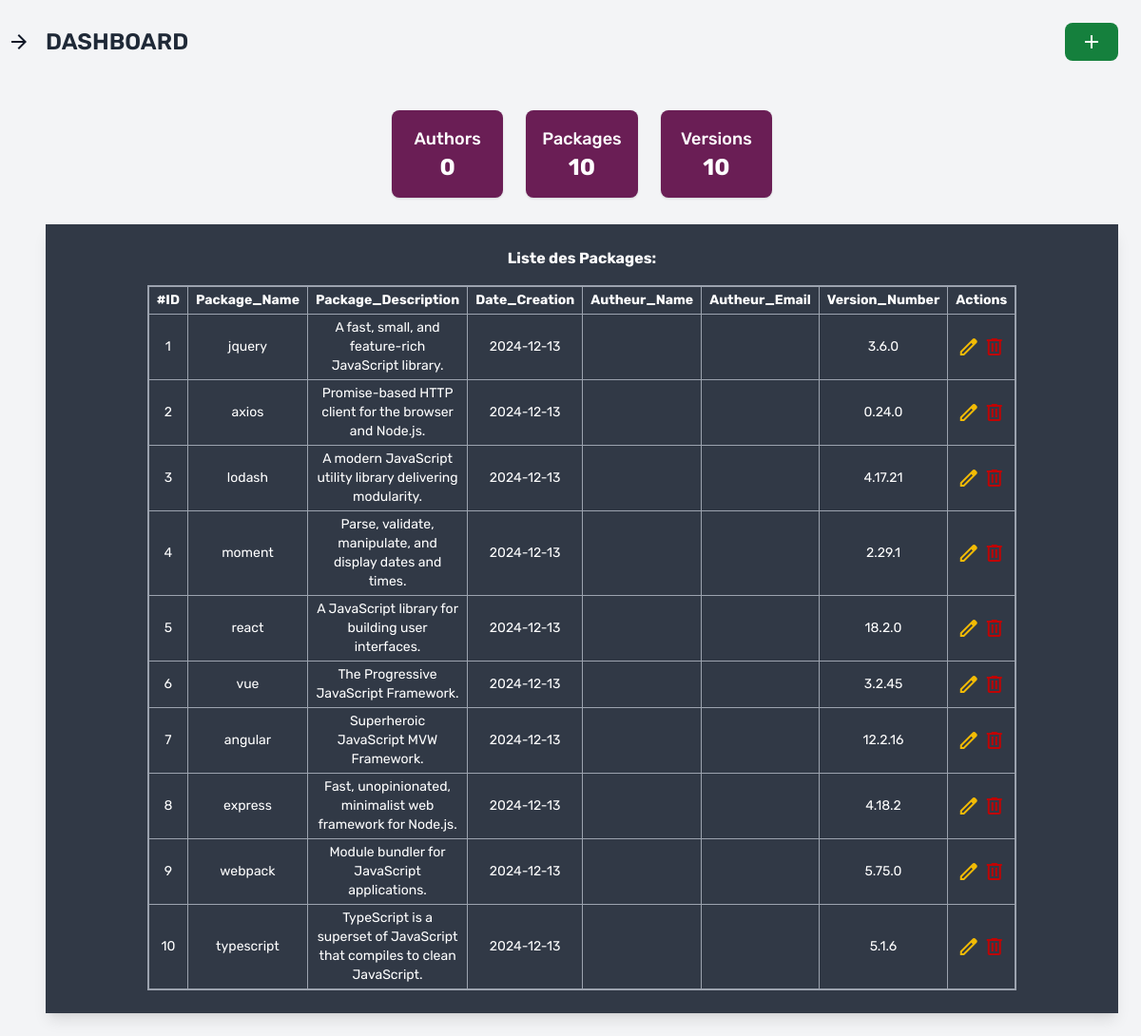
The page / on the database its author committed.
### tables this page shows
CREATE TABLE Versions (
    VersionID INT PRIMARY KEY AUTO_INCREMENT,
    NumeroVersion VARCHAR(50) NOT NULL,
    DatePublication DATE NOT NULL,
    PackageID INT,
    FOREIGN KEY (PackageID) REFERENCES Packages(PackageID) ON DELETE CASCADE ON UPDATE CASCADE
);

CREATE TABLE Packages (
    PackageID INT PRIMARY KEY AUTO_INCREMENT,
    Nom VARCHAR(255) NOT NULL,
    Description TEXT,
    DateCreation DATE DEFAULT CURRENT_DATE
);

### src/stats.php (called while the page is built, shortened)
<?php
        include("./src/database.php");
        $sql_total_packages = "SELECT COUNT(*) as total_packages FROM packages";
        $sql_total_authors = "SELECT COUNT(*) as total_authors FROM Auteurs";
        $sql_total_versions = "SELECT COUNT(*) as total_versions FROM Versions";
        $result_packages = mysqli_query($conn, $sql_total_packages);
        $result_authors = mysqli_query($conn, $sql_total_authors);
        $result_versions = mysqli_query($conn, $sql_total_versions);
        if ($result_packages) {
            $row = mysqli_fetch_assoc($result_packages);
            $total_packages = $row['total_packages'];
        }
        if ($result_authors) {
            $row = mysqli_fetch_assoc($result_authors);
            $total_authors = $row['total_authors'];
        }
        if ($result_versions) {
            $row = mysqli_fetch_assoc($result_versions);
            $total_versions = $row['total_versions'];
        }
        ?>

### src/display.php (the view, shortened to what this page needs)
<?php
        include("src/database.php");
        $query = "
            SELECT
                Packages.PackageID,
                Packages.Nom AS PackageName,
                Packages.Description AS PackageDescription,
                Packages.DateCreation,
                Auteurs.Nom AS AuthorName,
                Auteurs.Email AS AuthorEmail,
                Versions.NumeroVersion
            FROM
                collaborations
            LEFT JOIN packages  ON Packages.PackageID = Collaborations.PackageID
            LEFT JOIN Auteurs ON Collaborations.AuteurID = Auteurs.AuteurID
            LEFT JOIN Versions ON Packages.PackageID = Versions.PackageID
        ";
        $result = $conn->query($query);
        echo '
        <section id="dataTable" class="bg-[#313946] text-white w-[100%] flex flex-col overflow-x-auto lg:overflow-auto shadow-lg rounded-full gap-4 p-6">
        <h1 class="self-center"><strong>Liste des Packages: </strong></h1>
            <table class="border-collapse border-2 border-gray-400 lg:w-[100px] text-sm lg:self-center text-center">
                <thead>
                    <tr>
                        <th class="border border-gray-400 px-2 py-1">#ID</th>
                        <th class="border border-gray-400 px-2 py-1">Package_Name</th>
                        <th class="border border-gray-400 px-2 py-1">Package_Description</th>
                        <th class="border border-gray-400 px-2 py-1">Date_Creation</th>
                        <th class="border border-gray-400 px-2 py-1">Autheur_Name</th>
                        <th class="border border-gray-400 px-2 py-1">Autheur_Email</th>
                        <th class="border border-gray-400 px-2 py-1">Version_Number</th>
                        <th class="border border-gray-400 px-2 py-1">Actions</th>
                    </tr>
                </thead>
                <tbody>
        ';
        while ($row = $result->fetch_assoc()) {
            $id = htmlspecialchars($row['PackageID']);
            $name = htmlspecialchars($row['PackageName']);
            $description = htmlspecialchars($row['PackageDescription']);
            $dateCreation = htmlspecialchars($row['DateCreation']);
            $authorName = htmlspecialchars($row['AuthorName']);
            $authorEmail = htmlspecialchars($row['AuthorEmail']);
            $version = htmlspecialchars($row['NumeroVersion']);
            echo "
                <tr>
                    <td class='border border-gray-400 px-2 py-1'>{$id}</td>
                    <td class='border border-gray-400 px-2 py-1'>{$name}</td>
                    <td class='border border-gray-400 px-2 py-1'>{$description}</td>
                    <td class='border border-gray-400 px-2 py-1'>{$dateCreation}</td>
                    <td class='border border-gray-400 px-2 py-1'>{$authorName}</td>
                    <td class='border border-gray-400 px-2 py-1'>{$authorEmail}</td>
                    <td class='border border-gray-400 px-2 py-1'>{$version}</td>
                    <td class='border border-gray-400 px-2 py-1'>
                        <div class='flex justify-around items-center'>
                          <button class='text-[#f2bb05] hover:text-yellow-600 hover:scale-125 material-symbols-outlined text-[20px] '>edit</button>
                        <button class='text-[#BF0404] hover:text-red-500 hover:scale-125 material-symbols-outlined text-[20px]'>delete</button>
                        </div>
                    </td>
                </tr>
            ";
        }
        echo '
                </tbody>
            </table>
        </section>
        ';
        ?>

### index.php (shortened to what this page needs)
<?php
require("./src/stats.php");
require("./src/database.php");
?>
<!DOCTYPE html>
<html lang="en">
<head>
  <link rel="stylesheet" href="./assets/css/style.css">
</head>
<body class="bg-gray-100 font-Rubik">
  <div class="flex h-screen">
    <button id="asideBtn" class="material-symbols-outlined text-gray-900 h-fit relative top-8 left-2 hidden md:flex lg:flex">arrow_forward</button>
    <div class="flex-1 p-6 flex gap-6 flex-col w-[50%] h-screen">
      <header class="flex justify-between items-center mb-6">
        <h2 class="text-2xl font-semibold text-gray-800">DASHBOARD</h2>
        <button  id="addModal" class="flex items-center bg-green-700 text-white px-4 py-2 rounded-lg hover:bg-[#04BF7B]">
          <span  class="material-symbols-outlined">add</span>
        </button>
      </header>
      <div class="flex justify-around items-center">
        <div class="grid grid-cols-1 md:grid-cols-3 m-1 lg:grid-cols-3 gap-6 w-[400px] justify-between text-white">
          <button id="authorBtn" class="bg-[#6A1E55] hover:bg-[#A64D79] p-4 rounded-lg shadow">
          <h3 class="text-lg font-medium">Authors</h3>
          <p class="text-2xl font-bold"><?php echo $total_authors ?></p>
          </button>
          <button id="packageBtn" class="bg-[#6A1E55] hover:bg-[#A64D79] p-4 rounded-lg shadow">
          <h3 class="text-lg font-medium">Packages</h3>
          <p class="text-2xl font-bold"><?php echo $total_packages ?></p>
          </button>
          <button id="VersionBtn" class="bg-[#6A1E55] hover:bg-[#A64D79] p-4 rounded-lg shadow">
          <h3 class="text-lg font-medium">Versions</h3>
          <p class="text-2xl font-bold"><?php echo $total_versions ?></p>
          </button>
      </div>
      </div>
    <?php require("./src/display.php"); ?>
  </div>
</body>
</html>

### rows shown on the page
versions: PackageID.PackageID "1", PackageID.Nom "jquery", PackageID.Description "A fast, small, and feature-rich JavaScript library.", PackageID.DateCreation "2024-12-13", NumeroVersion "3.6.0"
versions: PackageID.PackageID "2", PackageID.Nom "axios", PackageID.Description "Promise-based HTTP client for the browser and Node.js.", PackageID.DateCreation "2024-12-13", NumeroVersion "0.24.0"
versions: PackageID.PackageID "3", PackageID.Nom "lodash", PackageID.Description "A modern JavaScript utility library delivering modularity.", PackageID.DateCreation "2024-12-13", NumeroVersion "4.17.21"
versions: PackageID.PackageID "4", PackageID.Nom "moment", PackageID.Description "Parse, validate, manipulate, and display dates and times.", PackageID.DateCreation "2024-12-13", NumeroVersion "2.29.1"
versions: PackageID.PackageID "5", PackageID.Nom "react", PackageID.Description "A JavaScript library for building user interfaces.", PackageID.DateCreation "2024-12-13", NumeroVersion "18.2.0"
versions: PackageID.PackageID "6", PackageID.Nom "vue", PackageID.Description "The Progressive JavaScript Framework.", PackageID.DateCreation "2024-12-13", NumeroVersion "3.2.45"
versions: PackageID.PackageID "7", PackageID.Nom "angular", PackageID.Description "Superheroic JavaScript MVW Framework.", PackageID.DateCreation "2024-12-13", NumeroVersion "12.2.16"
versions: PackageID.PackageID "8", PackageID.Nom "express", PackageID.Description "Fast, unopinionated, minimalist web framework for Node.js.", PackageID.DateCreation "2024-12-13", NumeroVersion "4.18.2"
versions: PackageID.PackageID "9", PackageID.Nom "webpack", PackageID.Description "Module bundler for JavaScript applications.", PackageID.DateCreation "2024-12-13", NumeroVersion "5.75.0"
versions: PackageID.PackageID "10", PackageID.Nom "typescript", PackageID.Description "TypeScript is a superset of JavaScript that compiles to clean JavaScript.", PackageID.DateCreation "2024-12-13", NumeroVersion "5.1.6"

### other values the page prints
$total_authors "0"
$total_packages "10"
$total_versions "10"
